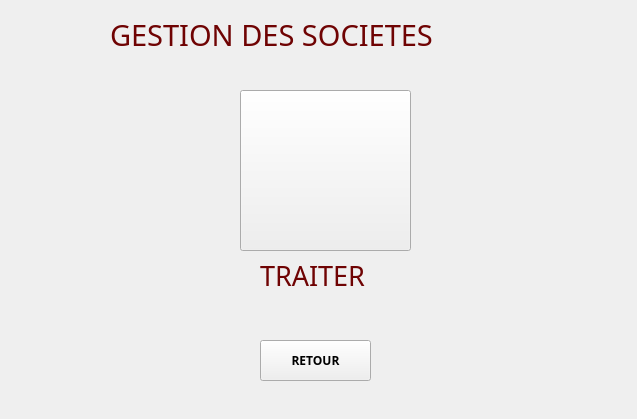
<?xml version="1.0" encoding="UTF-8"?>
<ui version="4.0">
 <class>Gestion_Societe</class>
 <widget class="QWidget" name="Gestion_Societe">
  <property name="geometry">
   <rect>
    <x>0</x>
    <y>0</y>
    <width>637</width>
    <height>419</height>
   </rect>
  </property>
  <property name="windowTitle">
   <string>Form</string>
  </property>
  <widget class="QLabel" name="label">
   <property name="geometry">
    <rect>
     <x>110</x>
     <y>10</y>
     <width>441</width>
     <height>51</height>
    </rect>
   </property>
   <property name="font">
    <font>
     <family>Century Gothic</family>
     <pointsize>22</pointsize>
     <weight>50</weight>
     <bold>false</bold>
    </font>
   </property>
   <property name="text">
    <string>&lt;html&gt;&lt;head/&gt;&lt;body&gt;&lt;p&gt;&lt;span style=&quot; color:#6f0303;&quot;&gt;GESTION DES  SOCIETES&lt;/span&gt;&lt;/p&gt;&lt;/body&gt;&lt;/html&gt;</string>
   </property>
  </widget>
  <widget class="QPushButton" name="entraineurs_2">
   <property name="geometry">
    <rect>
     <x>240</x>
     <y>90</y>
     <width>171</width>
     <height>161</height>
    </rect>
   </property>
   <property name="text">
    <string/>
   </property>
   <property name="icon">
    <iconset resource="images.qrc">
     <normaloff>:/icons/manage.png</normaloff>:/icons/manage.png</iconset>
   </property>
   <property name="iconSize">
    <size>
     <width>150</width>
     <height>150</height>
    </size>
   </property>
  </widget>
  <widget class="QPushButton" name="pushButton">
   <property name="geometry">
    <rect>
     <x>260</x>
     <y>340</y>
     <width>111</width>
     <height>41</height>
    </rect>
   </property>
   <property name="font">
    <font>
     <family>Century Gothic</family>
     <weight>75</weight>
     <bold>true</bold>
    </font>
   </property>
   <property name="text">
    <string>RETOUR</string>
   </property>
   <property name="icon">
    <iconset>
     <normaloff>:/icons/icons8_back_to_200px.png</normaloff>:/icons/icons8_back_to_200px.png</iconset>
   </property>
   <property name="iconSize">
    <size>
     <width>30</width>
     <height>30</height>
    </size>
   </property>
  </widget>
  <widget class="QLabel" name="label_3">
   <property name="geometry">
    <rect>
     <x>260</x>
     <y>250</y>
     <width>141</width>
     <height>51</height>
    </rect>
   </property>
   <property name="font">
    <font>
     <family>Century Gothic</family>
     <pointsize>20</pointsize>
    </font>
   </property>
   <property name="text">
    <string>&lt;html&gt;&lt;head/&gt;&lt;body&gt;&lt;p&gt;&lt;span style=&quot; color:#6f0303;&quot;&gt;TRAITER&lt;/span&gt;&lt;/p&gt;&lt;/body&gt;&lt;/html&gt;</string>
   </property>
  </widget>
 </widget>
 <resources>
  <include location="images.qrc"/>
 </resources>
 <connections/>
</ui>
